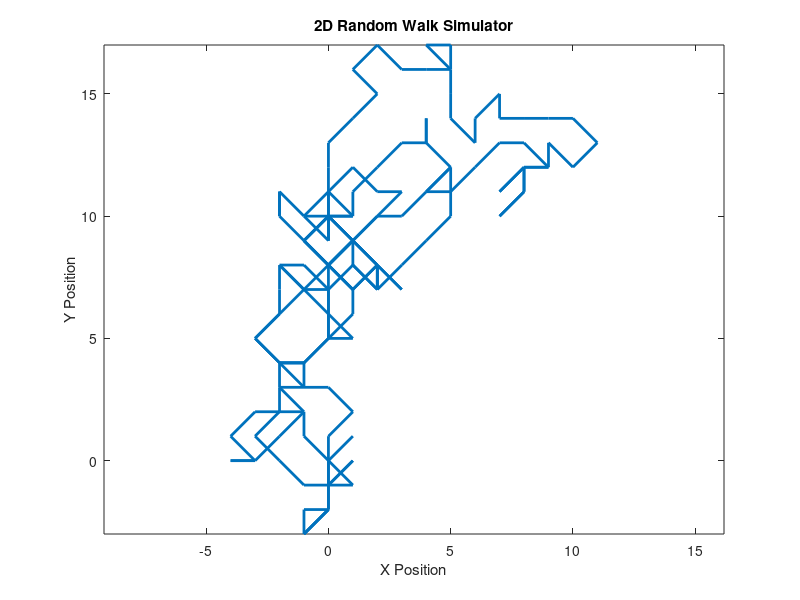

This chart was generated by the following MATLAB code:
% RANDOM WALK SIMULATOR
steps = 200;
moves = randi([-1 1], steps, 2);  % random steps
path = cumsum(moves);             % cumulative motion

figure;
plot(path(:,1), path(:,2), 'LineWidth', 2);
title('2D Random Walk Simulator');
xlabel('X Position');
ylabel('Y Position');
axis equal;